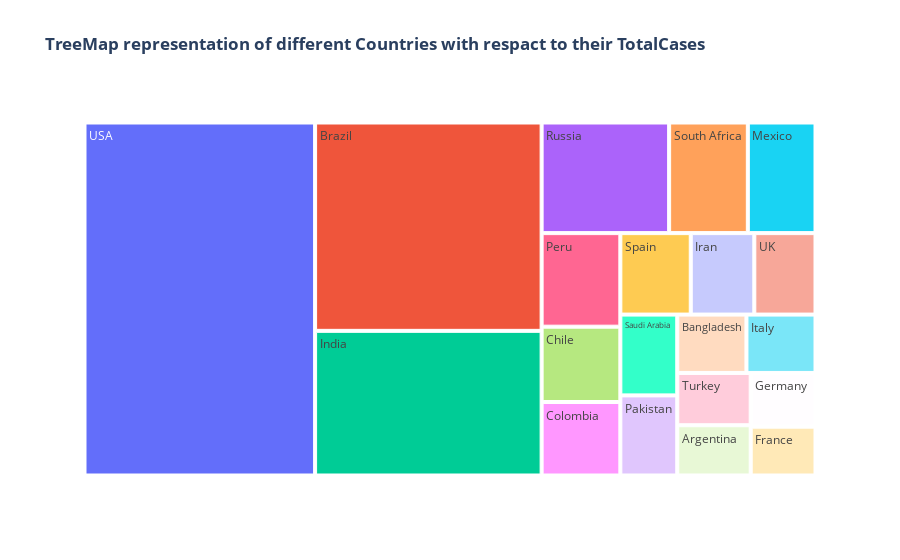

Notebook source saved alongside this figure:
### Code cell
fig = px.treemap(world_data[0:20],values="TotalCases",path=['Country/Region'],template="plotly_white",
           title="<b>TreeMap representation of different Countries with respact to their {}</b>".format("TotalCases"))
fig.show()

### Figure 1 — Plotly figure (JSON) as saved in the notebook; plotly's stock layout.template omitted (floating-point values rounded to 4 significant figures)
{"data": [{"branchvalues": "total", "domain": {"x": [0, 1], "y": [0, 1]}, "hovertemplate": "labels=%{label}<br>TotalCases=%{value}<br>parent=%{parent}<br>id=%{id}<extra></extra>", "ids": ["Argentina", "Bangladesh", "Brazil", "Chile", "Colombia", "France", "Germany", "India", "Iran", "Italy", "Mexico", "Pakistan", "Peru", "Russia", "Saudi Arabia", "South Africa", "Spain", "Turkey", "UK", "USA"], "labels": ["Argentina", "Bangladesh", "Brazil", "Chile", "Colombia", "France", "Germany", "India", "Iran", "Italy", "Mexico", "Pakistan", "Peru", "Russia", "Saudi Arabia", "South Africa", "Spain", "Turkey", "UK", "USA"], "name": "", "parents": ["", "", "", "", "", "", "", "", "", "", "", "", "", "", "", "", "", "", "", ""], "type": "treemap", "values": [228195, 249651, 2917562, 366671, 357710, 195633, 215210, 2025409, 320117, 249204, 462690, 281863, 455409, 871894, 284226, 538184, 354530, 237265, 308134, 5032179]}], "layout": {"legend": {"tracegroupgap": 0}, "title": {"text": "<b>TreeMap representation of different Countries with respact to their TotalCases</b>"}}}
